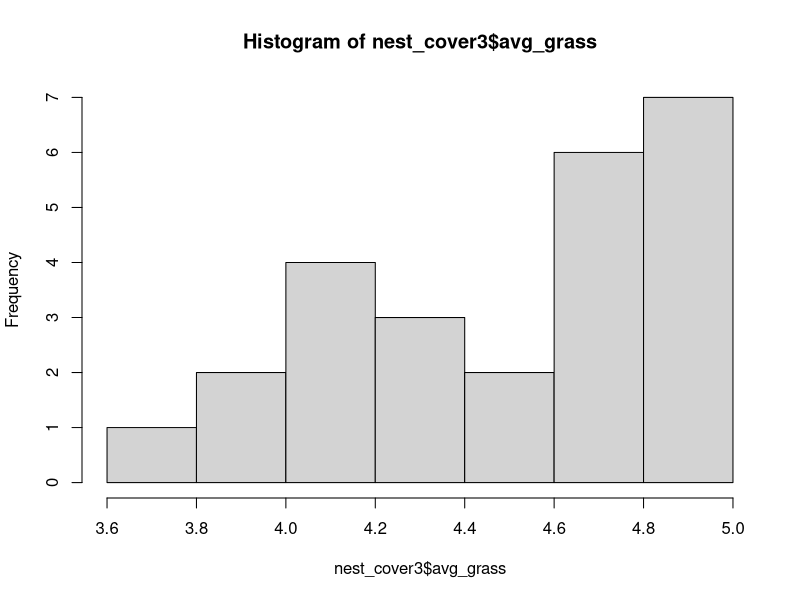
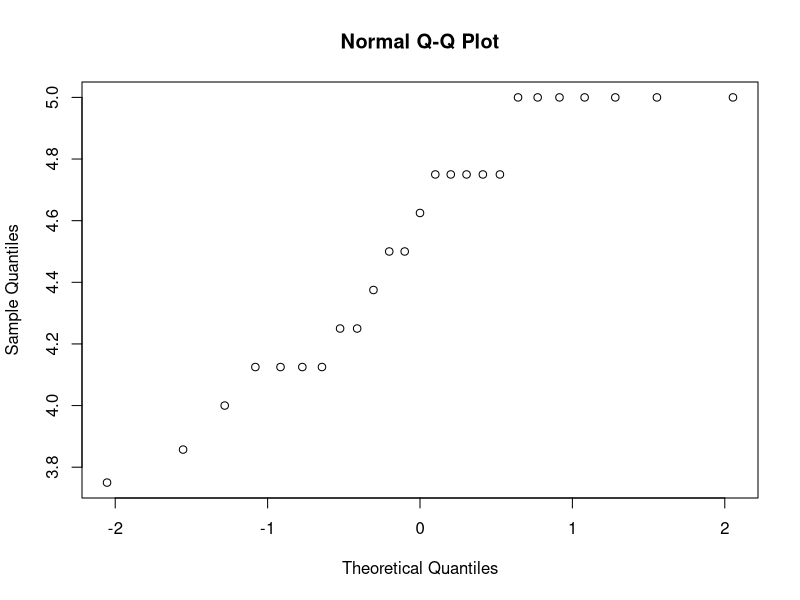
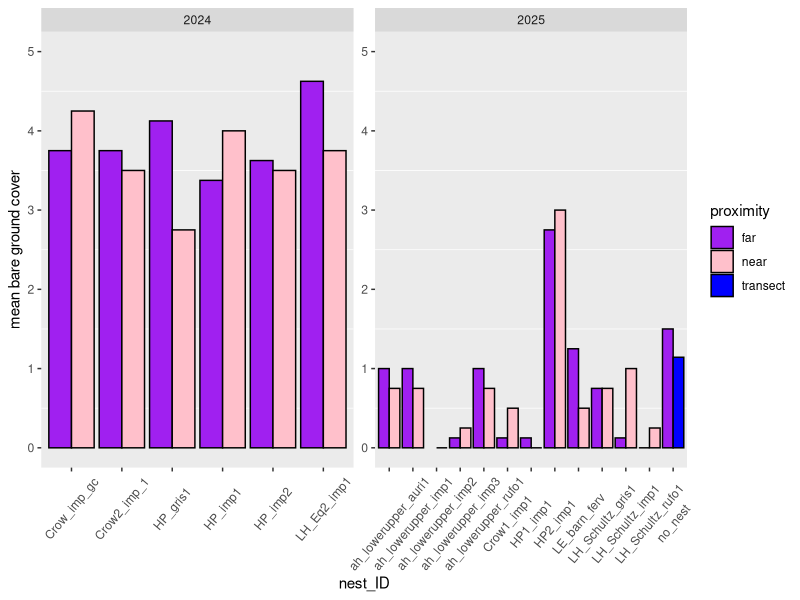
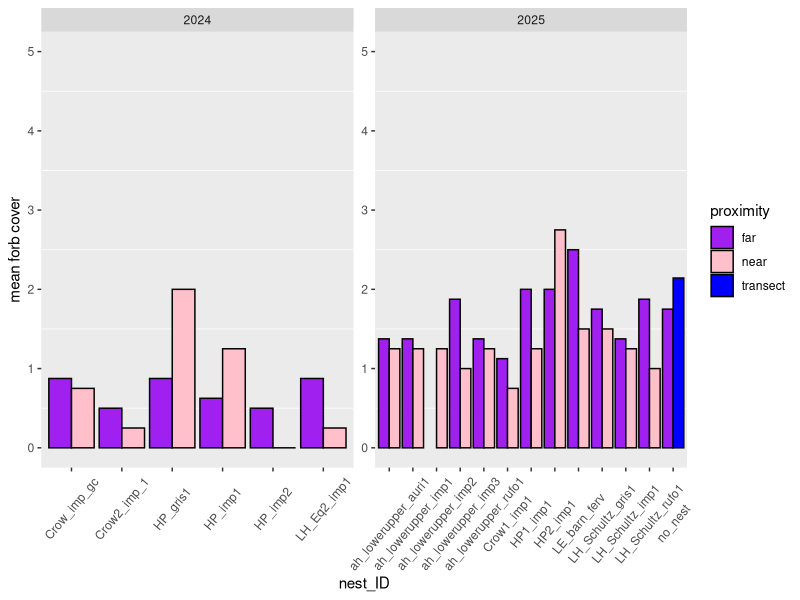
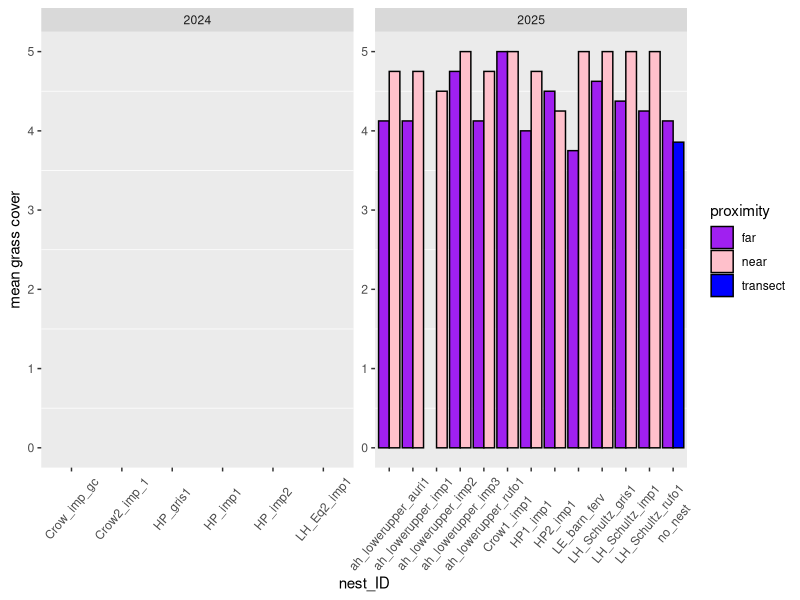
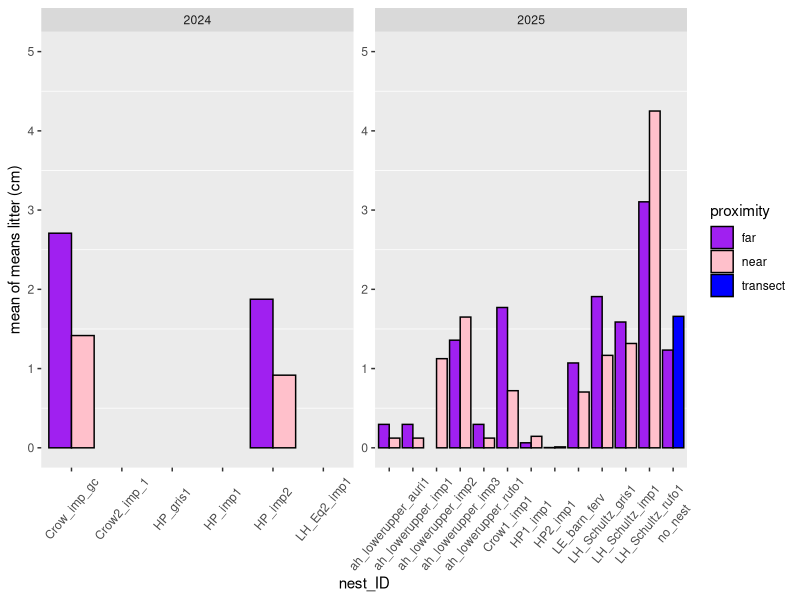
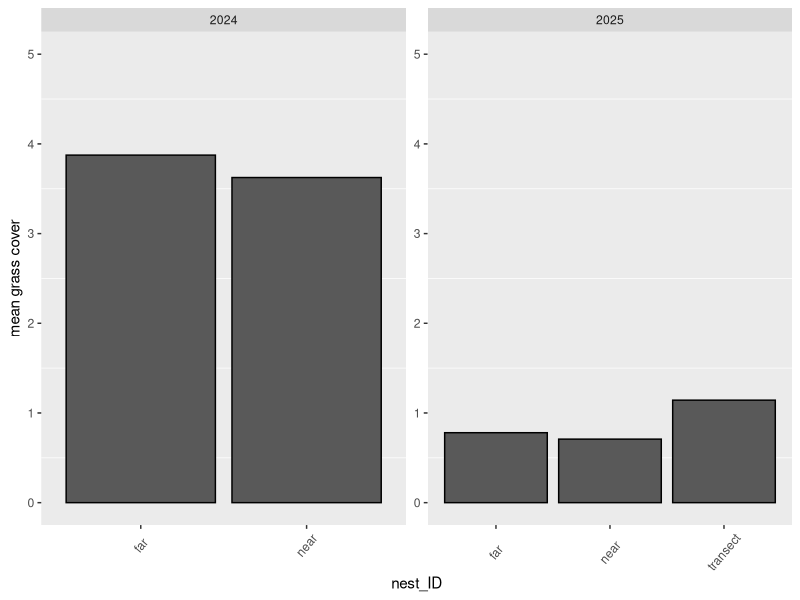
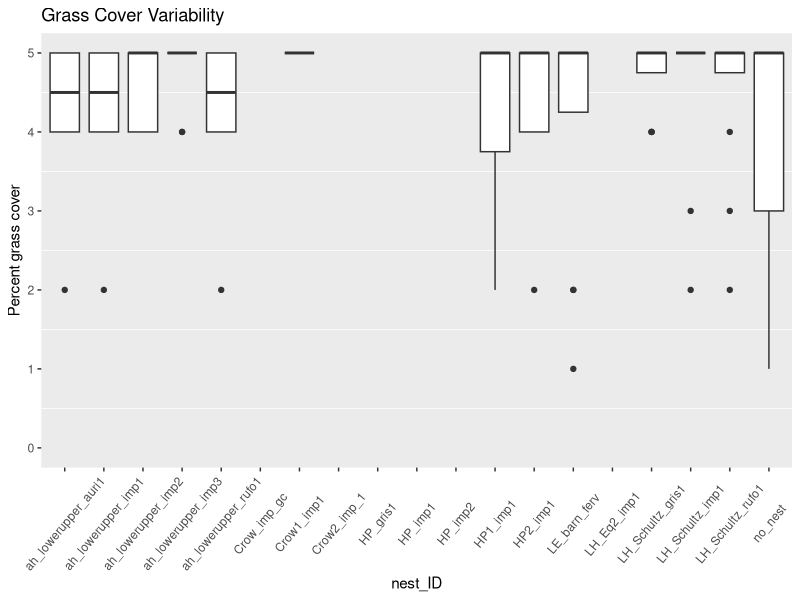

Source code (R) for these figures, in order:
# Nest Quest '24 + '25 habitat analysis # SD Oct 1 2025

# Variables of interest 
  # Leaf litter
  # percent cover of grass forb, bare ground, at the nest away from the nest. 
  # Soil density data too.


#### SET WORKING DIRECTORY
# getwd() # this is used to see what your current working directory is. 
# setwd() # this is the commmand you use to set a new working directory. 
#load packages
library(tidyverse) #dplyr package
library(lubridate)

#load data
habitat_all <- read.csv("nq_habitat2425.csv") #reading in the data from github
sites <- read.csv("nest_survey_site_data.csv") # 10/22/2025, SD made this .csv for looking at some site specific things

### Classifying Variables ###
#site column name needs fixed in spreadsheet? 
habitat_all$nest_ID <- as.factor(habitat_all$nest_ID) 
#habitat_all$per_bare <- as.factor(habitat_all$per_bare)
#habitat_all$per_forb <- as.factor(habitat_all$per_forb)
#habitat$per_grass <- as.factor(habitat_all$per_grass)

#first look at data
print(unique(habitat_all$nest_ID)) # 18 unique nests. no_nest is not a nest value.
habitat_all %>% filter(year == "2024") %>% distinct(nest_ID) # 6 nests in 2024
habitat_all %>% filter(year == "2025") %>% distinct(nest_ID) # 12 nests in 2025, not including no_nest value

print(unique(habitat_all$per_bare)) # looks good

print(unique(habitat_all$per_forb)) # looks good

print(unique(habitat_all$per_grass)) # there is a level in here "" that is just a blank space
habitat_all$per_grass[habitat_all$per_grass == "" ] <- NA # changing to NA
print(unique(habitat_all$per_grass)) #check. if "" is gone, then we are good. 


### Site data ###

sites <- sites %>% filter(!site =='crow_gc') # removing grow_gc since it will not be used in analysis

sites_2024 <- sites %>%
  filter(year == '2024' | year == 'both')  %>%
  mutate(year = case_when(year == 'both' ~ '2024', .default = as.character(year)))

sites_2025 <- sites %>% 
  filter(year == '2025' | year == 'both')%>%
  mutate(year = case_when(year == 'both' ~ '2025', .default = as.character(year)))

sites_all <- rbind(sites_2024, sites_2025)


total_area <- sites_all %>% group_by(year) %>% summarize(.,
                    total_acres = sum(area_acres),
                    total_hectares = total_acres * 0.4)


### Data Cleaning ###
#quadrat_no
table(habitat_all$quadrant_no) # values that are "about_x" should just be lumped with the closest quadrat distance
habitat_all$quadrant_no[habitat_all$quadrant_no == 'about_45S'] <- '50S' # replacing values
habitat_all$quadrant_no[habitat_all$quadrant_no == 'about_40S'] <- '50S'
habitat_all$quadrant_no[habitat_all$quadrant_no == 'about_40N'] <- '50N'
habitat_all$quadrant_no[habitat_all$quadrant_no == 'about_45N'] <- '50N'
habitat_all$quadrant_no[habitat_all$quadrant_no == 'about_55E'] <- '50E'
habitat_all$quadrant_no[habitat_all$quadrant_no == 'about_95M'] <- '100M'
table(habitat_all$quadrant_no) # check. do all values look right?

#percent cover data

habitat_all <- mutate(habitat_all, mean_litter_depth = rowMeans(select(habitat_all, starts_with("leaf_lit")), na.rm = TRUE))

#### Creating data set that includes quadrant distances, as well as categories for values near nest and in the surronding area. 
nest_quadrats <- habitat_all %>% 
  group_by(nest_ID, quadrant_no, year) %>% 
  mutate(quadrant_distance = case_when(quadrant_no == "1N" ~ "1m", # column with groupings of quadrat distance
                                      quadrant_no == "1S" ~ "1m",
                                      quadrant_no == "1E" ~ "1m",
                                      quadrant_no == "1W" ~ "1m",
                                      quadrant_no == "10N" ~ "10m",
                                      quadrant_no == "10S" ~ "10m",
                                      quadrant_no == "10E" ~ "10m",
                                      quadrant_no == "10W" ~ "10m",
                                      startsWith(quadrant_no, "50") ~ "50m",
                                      startsWith(quadrant_no, "0") ~ "0m",
                                      startsWith(quadrant_no, "100M") ~ "100m",
                                      startsWith(quadrant_no, "25M") ~ "25m",
                                      startsWith(quadrant_no, "75M") ~ "75m"),
         proximity = case_when(quadrant_no == "1N" ~ "near", # lumps quadrats into a column "near" (1m) nest and "far" from nest (10m and 50m) 
                              quadrant_no == "1S" ~ "near",
                              quadrant_no == "1E" ~ "near",
                              quadrant_no == "1W" ~ "near",
                              quadrant_no == "10N" ~ "far",
                              quadrant_no == "10S" ~ "far",
                              quadrant_no == "10E" ~ "far",
                              quadrant_no == "10W" ~ "far", 
                              quadrant_no == "50N" ~ "far",
                              quadrant_no == "50S" ~ "far",
                              quadrant_no == "50E" ~ "far",
                              quadrant_no == "50W" ~ "far", 
                              startsWith(quadrant_no, "50") ~ "transect", # These are values to represent data at sites where no nest was found. 
                              startsWith(quadrant_no, "0") ~ "transect",
                              startsWith(quadrant_no, "100M") ~ "transect",
                              startsWith(quadrant_no, "25M") ~ "transect",
                              startsWith(quadrant_no, "75M") ~ "transect")) # lumping quadrant distances together

##### Habitat Analysis. Cover  and litter depth data here ####
nest_cover <- nest_quadrats %>% select(.,c("nest_ID",
                                           "year",
                                           "per_bare", 
                                           "per_forb", 
                                           "per_grass", 
                                           "mean_litter_depth",
                                           "quadrant_distance",
                                           "proximity")) #simplifying data set for cover and litter analysis. Only selecting certain columns here.


# I think having a number 1-5 for to represent % ranges of cover in each quadrant will be good to average. 
# Goal is to average each distance.

nest_cover2 <- nest_cover %>% 
  group_by(nest_ID, quadrant_distance, proximity) %>% 
  mutate(per_bare = recode(per_bare, '0' = 0, '1_to_5' = 1, '25_to_50' = 3, '5_to_25' = 2, '50_to_75' = 4, '75_to_100' = 5),
         per_forb = recode(per_forb, '0' = 0, '1_to_5' = 1, '25_to_50' = 3, '5_to_25' = 2, '50_to_75' = 4, '75_to_100' = 5),
         per_grass = recode(per_grass, '0' = 0, '1_to_5' = 1, '25_to_50' = 3, '5_to_25' = 2, '50_to_75' = 4, '75_to_100' = 5))
     # assigned a numeric value to each of the percent cover categories. Now they should be able to be averaged
# 0 = 0
# 1_to_5 = 1
# 5_to_25 = 2
# 25_to_50 = 3
# 50_to_75 = 4
# 75_to_100 = 5

# data frame for average cover for nest ID and year. 
nest_cover3 <- nest_cover2 %>% 
  group_by(nest_ID, year, proximity) %>% 
  summarize(avg_bare = mean(per_bare),
            avg_forb = mean(per_forb),
            avg_grass = mean(per_grass),
            mean_of_means_litter_cm = mean(mean_litter_depth))
hist(nest_cover3$avg_grass)
qqnorm(nest_cover3$avg_grass)
#visualizing cover data
### plotting bare ground for each nest
nest_cover3 %>% 
  ggplot(aes(y = avg_bare, x = nest_ID, fill = proximity)) + # defining x and y values. 'fill' is how to get the groupings based on a column. 
  geom_bar(stat = "identity", position = 'dodge', color = 'black')+ 
  theme(axis.text.x = element_text(angle = 50, vjust = 0.5), #rotate x-axis text
        panel.grid.major = element_blank()) + 
  facet_wrap(vars(year), ncol = 2, scale = "free") + # separate data by year
  ylim(0,5)+ # set scale manually
  labs(x = "nest_ID", y = "mean bare ground cover") + #labels
  scale_fill_manual(values = c("purple", "pink", "blue")) # changing color
  
### plotting forb cover for each nest
nest_cover3 %>% 
  ggplot(aes(y = avg_forb, x = nest_ID, fill = proximity)) +
  geom_bar(stat = "identity", position = 'dodge', color = 'black')+ 
  theme(axis.text.x = element_text(angle = 50, vjust = 0.5), 
        panel.grid.major = element_blank()) +
  facet_wrap(vars(year), ncol = 2, scale = "free") +
  ylim(0,5)+
  labs(x = "nest_ID", y = "mean forb cover") +
  scale_fill_manual(values = c("purple", "pink", "blue"))

### plotting grass cover for each nest
nest_cover3 %>% 
  ggplot(aes(y = avg_grass, x = nest_ID, fill = proximity)) +
  geom_bar(stat = "identity", position = 'dodge', color = 'black')+ 
  theme(axis.text.x = element_text(angle = 50, vjust = 0.5), 
        panel.grid.major = element_blank()) +
  facet_wrap(vars(year), ncol = 2, scale = "free") +
  ylim(0,5)+
  labs(x = "nest_ID", y = "mean grass cover") +
  scale_fill_manual(values = c("purple", "pink", "blue"))

### plotting mean of means litter depth
nest_cover3 %>% 
  ggplot(aes(y = mean_of_means_litter_cm, x = nest_ID, fill = proximity)) +
  geom_bar(stat = "identity", position = 'dodge', color = 'black')+ 
  theme(axis.text.x = element_text(angle = 50, vjust = 0.5), 
        panel.grid.major = element_blank()) +
  facet_wrap(vars(year), ncol = 2, scale = "free") +
  ylim(0,5)+
  labs(x = "nest_ID", y = "mean of means litter (cm)") +
  scale_fill_manual(values = c("purple", "pink", "blue"))

###
### I want to see the cover data averaged across ALL nests###
nest_cover_all <- nest_cover2 %>% 
  filter(!is.na(c(per_bare))) %>% 
  filter(!is.na(c(per_forb))) %>%
  #filter(!is.na(c(per_grass))) %>%
  group_by(proximity, year) %>% 
  summarize(avg_bare = mean(per_bare),
            avg_forb = mean(per_forb),
            avg_grass = mean(per_grass))
  
### plotting grass cover for each nest
nest_cover_all %>% 
  # filter(nest_ID == "ah_lowerupper_imp1") %>% 
  ggplot(aes(y = avg_bare, x = proximity)) +
  geom_bar(stat = "identity", position = 'dodge', color = 'black')+ 
  theme(axis.text.x = element_text(angle = 50, vjust = 0.5), 
        panel.grid.major = element_blank()) +
  facet_wrap(vars(year), ncol = 2, scale = "free") +
  ylim(0,5)+
  labs(x = "nest_ID", y = "mean grass cover") 

## box and whisker plot for grass cover for each nest 
ggplot(nest_cover2, aes(x = nest_ID, y = per_grass)) +
  geom_boxplot() +
  theme(axis.text.x = element_text(angle = 50, vjust = 0.5), 
        panel.grid.major = element_blank()) +
  ylim(0,5)+
  labs(title = "Grass Cover Variability", 
       x = "nest_ID",
       y = "Percent grass cover")


#### Habitat Cover Statistical Analysis ####

## Testing with values averaged for each nest. These are data where each nest has their ranked choices averaged.

#habitat_t_test <- nest_cover3 %>% 
#                    filter(!is.na(avg_grass)) %>% 
#                    filter(!proximity == "transect") %>% 
#                    filter(!nest_ID == "no_nest")
#hist(habitat_t_test$avg_grass)
#qqnorm(habitat_t_test$avg_grass)
#qqline(habitat_t_test$avg_grass)


#result <- t.test(avg_grass ~ proximity, data = habitat_t_test, conf.level = 0.95, paired = FALSE)
#print(result)
#if (result$p.value < 0.05) {
#  print("There is a significant difference in the amount of grass cover in far plots and near plots.")
#} else {
#  print("There is no significant difference in the amount of grass cover in far plots and near plots.")
#}


### Test for data in it's ordinal state, where each value is representative of our percent cover ranking.
  ##  Basically, 1 = no cover and 5 = the highest cover 
## The question: Is there a difference between habitat cover near the nest, versus far from the nest? 
  ## Something to note, is that the "far" category includes 10 and 50 meter measurements, 
    # while the "near" category represents only the 1 meter measurements.
    # Therefore, the sample size for the far category is bigger.

habitat_t_test_standard <- nest_cover2 %>% 
  filter(!is.na(per_grass)) %>% 
  filter(!proximity == "transect") %>% 
  filter(!nest_ID == "no_nest") # removing NA's. Also only interested in habitat data at nests for this test. 
## these data are only representative for 2025 for the moment, as 2024 is missing grass data. 

hist(habitat_t_test_standard$per_grass) # the data is skewed right. it is NOT NORMAL!!
#qqplot(habitat_t_test_standard$per_grass)
#qqline(habitat_t_test_standard$per_grass)

## I was running a t-test at first, before realizing the data was not normal.

#result_2 <- t.test(per_grass ~ proximity, data = habitat_t_test_standard, conf.level = 0.95, paired = FALSE)
#print(result_2)
#if (result_2$p.value < 0.05) {
#  print("There is a significant difference in the amount of grass cover in far plots and near plots.")
#} else {
#  print("There is no significant difference in the amount of grass cover in far plots and near plots.")
#}

## Because the data is not normal, I decided to try a Wilcox Rank Sum test for these data. 
  ## Our data is ordinal, meaning there are rankings. For us it is 1 to 5, to represent our percent cover classes. 

# Performing the Wilxocon Rank Sum Test
# null hypothesis = there is no difference between habitat cover measurements near and far from the nest. 
# alternative = There is a difference between habitat cover measurements near and far from the nest. 
wilcox.test(per_grass~proximity, data = habitat_t_test_standard) # p = 0.008668 < 0.05 | There is difference between grass measurements far and near the nest.
wilcox.test(per_forb~proximity, data = habitat_t_test_standard)  # p = 0.07669  > 0.05 | There is no difference between forb measurements far and near the nest.
wilcox.test(per_bare~proximity, data = habitat_t_test_standard)  # p = 0.3274   > 0.05 | There is no difference between bare ground measurements far and near the nest.

## I also decided to run a Chi-Square test to see if the variables are independent of each other. 
  ## I am still learning about interpreting this, and am not sure if it is relevant. 

# Running Chi Square Test
cont_table = table(habitat_t_test_standard$per_grass,habitat_t_test_standard$proximity) 
print(cont_table)
print(chisq.test(cont_table))

####
##### soil density analysis #####
# hi sami
# hi elise!!!! If you see this, I'm proud of you for pulling code :) 10/20/2025

### Habitat analaysis for soil density data. EB 10/7/25 ###

nest_cover_psi <- nest_quadrats %>% select(.,c("nest_ID", 
                                              "year", 
                                              "psi_avg", 
                                              "quadrant_distance", 
                                              "proximity")) #create new data frame to isolate soil density data

nest_cover_psi <- nest_cover_psi %>%
  group_by(nest_ID, proximity, year) %>%
  summarize(mean_psi = mean(psi_avg))


#barplot(mean_psi ~ nest_ID, data = nest_cover_psi)

## to create a barplot for one individual nest
#nest_cover_psi %>%
  #filter(nest_ID == "ah_lowerupper_imp1") %>% 
  #ggplot(aes(y = mean_psi, x = quadrant_distance)) +
  #geom_bar(stat = "identity") +
  #facet_wrap(vars(quadrat_distance), ncol = 3) +
  #labs(x = "quadrat distance", y = "mean psi :)") + 
 #ggtitle("Arden hills lower upper impatiens nest 1")

nest_cover_psi %>%
ggplot(aes(y = mean_psi, x = nest_ID, fill = proximity)) +
  geom_bar(stat = "identity", position = 'dodge', color = 'black')+ 
  theme(axis.text.x = element_text(angle = 50, vjust = 0.5), 
        panel.grid.major = element_blank()) +
  facet_wrap(vars(year), ncol = 2, scale = "free") +
  ylim(0,400)+
  labs(x = "nest_ID", y = "mean soil compaction (psi)") +
  scale_fill_manual(values = c("purple", "pink", "blue"))

#Create a box and whisker plot for soil compaction variability 

ggplot(habitat_all, aes(x = nest_ID, y = psi_avg)) +
  geom_boxplot() +
  theme(axis.text.x = element_text(angle = 50, vjust = 0.5), 
        panel.grid.major = element_blank()) +
  ylim(0,400)+
  labs(title = "Soil Compaction Variability", 
       x = "nest_ID",
       y = "soil density (psi)")
